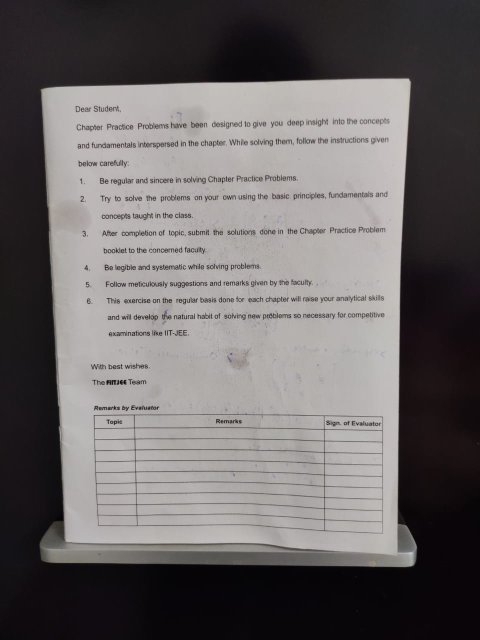
//> input picture 6.jpeg, 960 x 1280 px (shown at 1/2 size)
$ ./DocumentScanner   (built with g++ and OpenCV 4)
//> lines starting //> are read from the running program, lines starting //| are printed output that depends on the picture; after the words box and inside, x2 and y2 are one past the last pixel; in counts of white or black regions, pixels touching at a corner belong together
#include <opencv2/opencv.hpp>
#include <iostream>


using namespace std;
using namespace cv;

Mat image,document;
vector<Point> cornerPoints , reorderedCornerPoints;
float width = 420, height = 596;

Mat getedges(Mat image)
{
	Mat imageGray, imageBlur, imageCanny,imageDilate;
	cvtColor(image,imageGray, COLOR_BGR2GRAY);
	GaussianBlur(imageGray, imageBlur, Size(3, 3), 3, 0);
	Canny(imageBlur, imageCanny, 25, 75);
	dilate(imageCanny, imageDilate, getStructuringElement(MORPH_RECT, Size(3,3)));

	return imageDilate;
}

vector<Point> contourBiggest(Mat imageProcessed)
{
	vector<vector<Point>> contourStorage;
	vector<Vec4i> hierarchy;

	findContours(imageProcessed, contourStorage,hierarchy, RETR_EXTERNAL, CHAIN_APPROX_SIMPLE);

	vector<vector<Point>> edges(contourStorage.size());
	vector<Point> biggestContour;

	int maximumArea = 0;
	for (int i = 0; i < contourStorage.size(); i++)
	{
		int area = contourArea(contourStorage[i]);

		if (area > 1000)
		{
			float perimeter = arcLength(contourStorage[i], true);
			approxPolyDP(contourStorage[i], edges[i], 0.02 * perimeter, true);

			if (area > maximumArea && edges[i].size()==4)
			{

				maximumArea = area;
				biggestContour = { edges[i][0], edges[i][1] , edges[i][2] , edges[i][3] };
				//drawContours(image, edges, i, Scalar(0, 255, 0), 2);
			}

		}
	}
	return biggestContour;
}


void drawpoints(vector<Point> point)
{
	for (int i = 0; i < point.size(); i++)
	{
		circle(image, point[i], 10, Scalar(0, 255, 0),FILLED);
		putText(image, to_string(i), point[i], FONT_HERSHEY_PLAIN, 4, Scalar(255,0,0), 4);
	}
}

vector<Point> reorder(vector<Point> CornerPoint)
{
		vector<Point> newPoints;
		vector<int> sumPoints, subPoints;

		for (int i = 0; i < 4; i++)
		{
			sumPoints.push_back(CornerPoint[i].x + CornerPoint[i].y);
			subPoints.push_back(CornerPoint[i].x - CornerPoint[i].y);
		}

		newPoints.push_back(CornerPoint[min_element(sumPoints.begin(), sumPoints.end()) - sumPoints.begin()]); //0
		newPoints.push_back(CornerPoint[max_element(subPoints.begin(), subPoints.end()) - subPoints.begin()]); //1
		newPoints.push_back(CornerPoint[min_element(subPoints.begin(), subPoints.end()) - subPoints.begin()]); //2
		newPoints.push_back(CornerPoint[max_element(sumPoints.begin(), sumPoints.end()) - sumPoints.begin()]); //3

		return newPoints;
}

Mat getDocument(vector<Point> point)
{
	Point2f sourceImage[4] = { point[0],point[1],point[2],point[3] };
	Point2f destinationImage[4] = { {0.0f,0.0f},{width,0.0f},{0.0f,height},{width,height} };

	Mat matrix = getPerspectiveTransform(sourceImage, destinationImage);
	warpPerspective(image, document, matrix, Point(width, height));

	return document;
}


int main()
{
	image = imread("6.jpeg");
//> image is the input picture: 1280 rows x 960 cols, CV_8UC3; mean B, G, R 102.3, 102.1, 106.2

	//Processing the image
	Mat imageProcessed = getedges(image);
//> in getedges, `Canny(imageBlur, imageCanny, 25, 75);`:
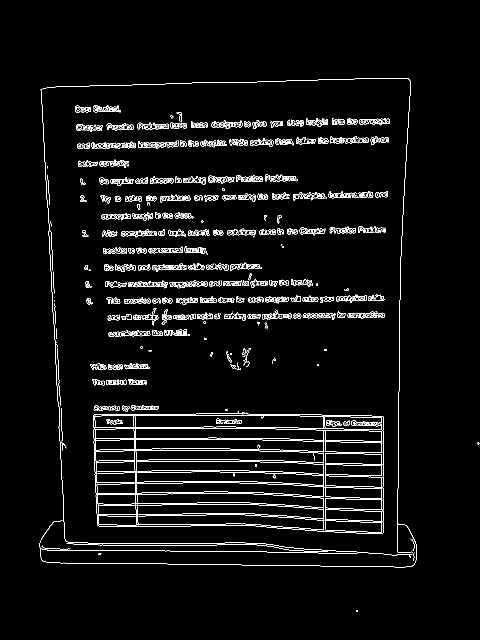
//> imageCanny: 1280 rows x 960 cols, CV_8UC1 (shown at 1/2 size); 3.8% white in thin lines or dots, all inside (x1, y1, x2, y2) = (79, 157, 960, 1224)
//> in getedges, `dilate(imageCanny, imageDilate, getStructuringElement(MORPH_RECT, Size..`:
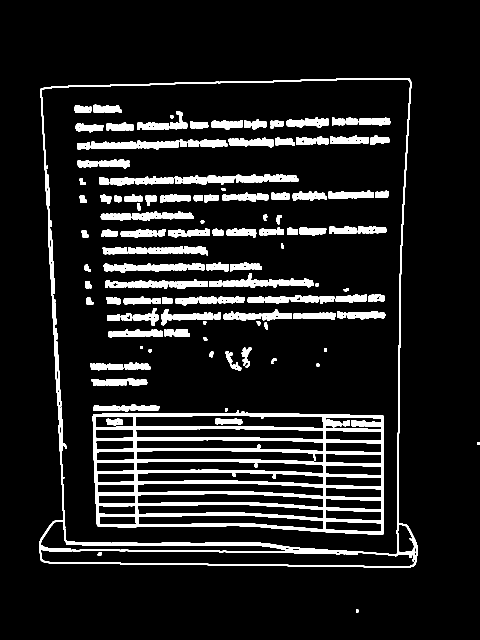
//> imageDilate: 1280 rows x 960 cols, CV_8UC1 (shown at 1/2 size); 10.9% white; 169 white regions (2 under 20 px)

	//get contours : get biggest
	cornerPoints = contourBiggest(imageProcessed);
//> in contourBiggest, `findContours(imageProcessed, contourStorage,hierarchy, RETR_EXTERNAL, ..`: contourStorage = 3 contours; box (x1, y1, x2, y2) and area: (78, 156, 835, 1136) 680445, (954, 884, 960, 890) 24, (712, 1219, 717, 1225) 20
//> in contourBiggest, `vector<vector<Point>> edges(contourStorage.size());`: edges = 3 empty contours
//> the loop in contourBiggest, `for (int i = 0; i < contourStorage.size(); i++)` made 3 passes
//> (area, perimeter, maximumArea) on pass 3: (680445, 3510.7, 680445)
//> area on passes 1 to 2: 20, 24
//> after the loop in contourBiggest, `for (int i = 0; i < contourStorage.size(); i++)`: maximumArea = 680445
//> cornerPoints = 4 Points (x, y): [818, 156], [80, 178], [84, 1123], [830, 1129]

	reorderedCornerPoints = reorder(cornerPoints);
//> in reorder, `newPoints.push_back(CornerPoint[min_element(sumPoints.begin(), sumPoin..`: newPoints = 1 Point (x, y): [80, 178]
//> in reorder, `newPoints.push_back(CornerPoint[max_element(subPoints.begin(), subPoin..`: newPoints = 2 Points (x, y): [80, 178], [818, 156]
//> in reorder, `newPoints.push_back(CornerPoint[min_element(subPoints.begin(), subPoin..`: newPoints = 3 Points (x, y): [80, 178], [818, 156], [84, 1123]
//> in reorder, `newPoints.push_back(CornerPoint[max_element(sumPoints.begin(), sumPoin..`: newPoints = 4 Points (x, y): [80, 178], [818, 156], [84, 1123], [830, 1129]
//> reorderedCornerPoints has the same summary as newPoints in reorder

	//warp image
	document = getDocument(reorderedCornerPoints);
//> in getDocument, `Point2f sourceImage[4] = { point[0],point[1],point[2],point[3] };`: sourceImage has the same summary as newPoints in reorder
//> in getDocument, `Mat matrix = getPerspectiveTransform(sourceImage, destinationImage);`: matrix = [[0.589, -0.00249, -46.67], [0.0191, 0.64, -115.5], [4.06e-05, 1.09e-05, 1]]
//> in getDocument, `warpPerspective(image, document, matrix, Point(width, height));`:
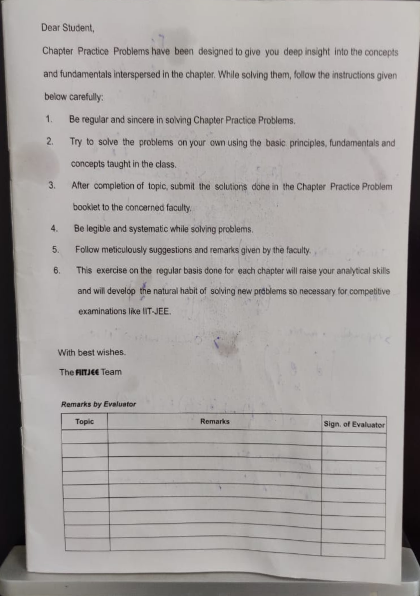
//> document: 596 rows x 420 cols, CV_8UC3; mean B, G, R 158.9, 160.4, 164.6

	//Crop
	int cropValue = 10;
	Rect roi(cropValue,cropValue, width -(2 * cropValue), height -(2 * cropValue));
	document = document(roi);
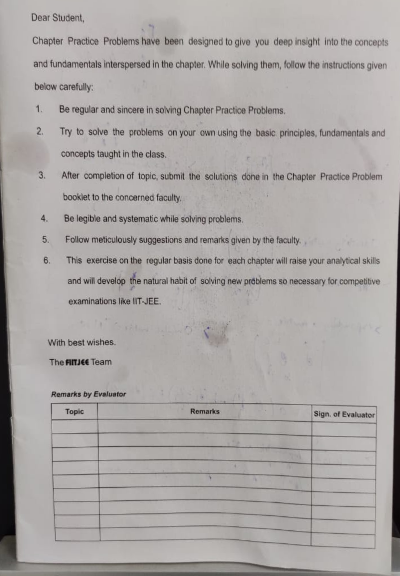
//> document: 576 rows x 400 cols, CV_8UC3; mean B, G, R 165, 166.6, 170.7

	 String mywin = "Image";


	/* drawpoints(reorderedCornerPoints);*/
	 imshow("Image", image);
	 imshow("Document", document);
	waitKey(0);
	return 0;
}
